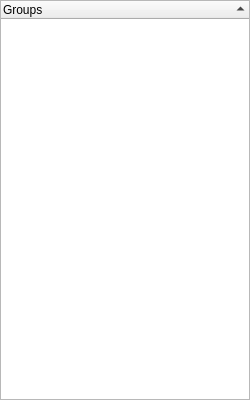
<?xml version="1.0" encoding="UTF-8"?>
<ui version="4.0">
 <class>GroupBrowserWidget</class>
 <widget class="QWidget" name="GroupBrowserWidget">
  <property name="geometry">
   <rect>
    <x>0</x>
    <y>0</y>
    <width>250</width>
    <height>400</height>
   </rect>
  </property>
  <layout class="QHBoxLayout" name="horizontalLayout">
   <property name="margin">
    <number>0</number>
   </property>
   <item>
    <widget class="QTreeWidget" name="treeBrowser">
     <property name="sizePolicy">
      <sizepolicy hsizetype="Preferred" vsizetype="Expanding">
       <horstretch>0</horstretch>
       <verstretch>0</verstretch>
      </sizepolicy>
     </property>
     <property name="contextMenuPolicy">
      <enum>Qt::CustomContextMenu</enum>
     </property>
     <property name="selectionMode">
      <enum>QAbstractItemView::ExtendedSelection</enum>
     </property>
     <property name="sortingEnabled">
      <bool>true</bool>
     </property>
     <column>
      <property name="text">
       <string notr="true">Groups</string>
      </property>
     </column>
    </widget>
   </item>
  </layout>
 </widget>
 <tabstops>
  <tabstop>treeBrowser</tabstop>
 </tabstops>
 <resources/>
 <connections/>
</ui>
